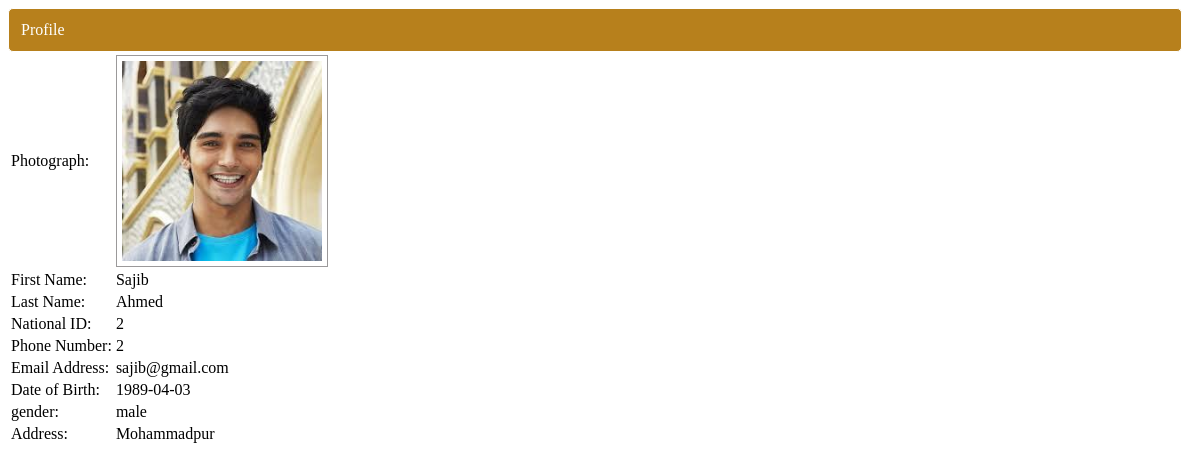
Page /profile.php?nidPass=2 on the committed database.
### tables this page shows
CREATE TABLE IF NOT EXISTS `images` (
  `imageId` int(11) NOT NULL AUTO_INCREMENT,
  `userImage` varchar(200) DEFAULT NULL,
  `apartmentImage` varchar(200) DEFAULT NULL,
  `nid` int(11) DEFAULT NULL,
  PRIMARY KEY (`imageId`),
  KEY `nid` (`nid`)
);

CREATE TABLE IF NOT EXISTS `account` (
  `id` int(50) NOT NULL AUTO_INCREMENT,
  `fName` varchar(50) NOT NULL,
  `lName` varchar(50) NOT NULL,
  `pwd` varchar(100) NOT NULL,
  `nid` int(50) NOT NULL,
  `phone` int(50) NOT NULL,
  `email` varchar(50) DEFAULT NULL,
  `dob` date DEFAULT NULL,
  `gender` varchar(50) NOT NULL,
  `userAddress` varchar(200) NOT NULL,
  `accountType` varchar(50) DEFAULT NULL,
  `userImage` varchar(100) DEFAULT NULL,
  `accountStatus` int(11) DEFAULT NULL,
  PRIMARY KEY (`nid`),
  UNIQUE KEY `id` (`id`)
);

### profile.php (the view, shortened to what this page needs)
<?php
	include "includes/dbConnect.php";
?>
<?php
	if(isset($_REQUEST['nidPass'])){
	  if(!empty($_REQUEST['nidPass'])) {
	      $temp = $_REQUEST['nidPass'];
	  }
	}
	$fName = $lName = $phone = $email = $gender = $address = $userImgSrc = "";
	$sqlUserDetails = "SELECT * FROM account WHERE nid = $temp";
	  $resultUserDetails = mysqli_query($conn, $sqlUserDetails);
	  if($rowUserDetails = mysqli_fetch_assoc($resultUserDetails)){
	    if($rowUserDetails['fName'] != NULL){
	    	$fName = $rowUserDetails['fName'];
	    }
	    else{
	    	$fName = "N/A";
	    }
	    if($rowUserDetails['lName'] != NULL){
	    	$lName = $rowUserDetails['lName'];
	    }
	    else{
	    	$lName = "N/A";
	    }
	    if($rowUserDetails['nid'] != NULL){
	    	$nid = $rowUserDetails['nid'];
	    }
	    else{
	    	$nid = "N/A";
	    }
	    if($rowUserDetails['phone'] != NULL){
	    	$phone = $rowUserDetails['phone'];
	    }
	    else{
	    	$phone = "N/A";
	    }
	    if($rowUserDetails['email'] != NULL){
	    	$email = $rowUserDetails['email'];
	    }
	    else{
	    	$email = "N/A";
	    }
	    if($rowUserDetails['dob'] != NULL){
	    	$dob = $rowUserDetails['dob'];
	    }
	    else{
	    	$dob = "N/A";
	    }
	    if($rowUserDetails['gender'] != NULL){
	    	$gender = $rowUserDetails['gender'];
	    }
	    else{
	    	$gender = "N/A";
	    }
	    if($rowUserDetails['userAddress'] != NULL){
	    	$address = $rowUserDetails['userAddress'];
	    }
	    else{
	    	$address = "N/A";
	    }
	  }
	    $sqlUserImg = "select userImage from images where nid=$temp";
		$resultUserImg = mysqli_query($conn,$sqlUserImg);
		$rowUserImg = mysqli_fetch_array($resultUserImg);
		$userImg = $rowUserImg['userImage'];
		$userImgSrc = "upload/userImages/".$userImg;
?>
<div class="collapsible">Profile</div>
<div class="content stdImage">
  <table>
		<tr>
			<td>Photograph: </td>
			<td><img src='<?php echo $userImgSrc; ?>'></td>
		</tr>
		<tr>
			<td><label>First Name: </label></td>
			<td><label><?php echo $fName; ?></label></td>
		</tr>
		<tr>
			<td><label>Last Name: </label></td>
			<td><label><?php echo $lName; ?></label></td>
		</tr>
		<tr>
			<td><label>National ID: </label></td>
			<td><label><?php echo $nid; ?></label></td>
		</tr>
		<tr>
			<td><label>Phone Number: </label></td>
			<td><label><?php echo $phone; ?></label></td>
		</tr>
		<tr>
			<td><label>Email Address: </label></td>
			<td><label><?php echo $email; ?></label></td>
		</tr>
		<tr>
			<td><label>Date of Birth: </label></td>
			<td><label><?php echo $dob; ?></label></td>
		</tr>
		<tr>
			<td><label>gender: </label></td>
			<td><label><?php echo $gender; ?></label></td>
		</tr>
		<tr>
			<td><label>Address: </label></td>
			<td><label><?php echo $address; ?></label></td>
		</tr>
	</table>
</div>

### profile.php (style rules this page uses)
.collapsible { background-color: #B7801C; color: white; padding: 12px; width: 97%; border: 1px solid; border-radius: 5px; text-align: left; outline: none; font-size: 16px; }
.stdImage img { background: #fff none repeat scroll 0 0; border: 1px solid #9B999A; float: left; margin-right: 10px; padding: 5px; width: 200px; }

### rows in the picture
images: userImage (picture)
account: fName "Sajib", lName "Ahmed", nid "2", phone "2", email "sajib@gmail.com", dob "1989-04-03", gender "male", userAddress "Mohammadpur"
